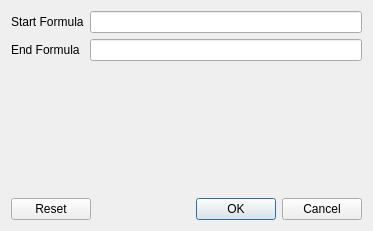
<?xml version="1.0" encoding="UTF-8"?>
<ui version="4.0">
 <class>NewSolutionDialog</class>
 <widget class="QDialog" name="NewSolutionDialog">
  <property name="geometry">
   <rect>
    <x>0</x>
    <y>0</y>
    <width>373</width>
    <height>231</height>
   </rect>
  </property>
  <property name="windowTitle">
   <string>New Solution</string>
  </property>
  <layout class="QVBoxLayout" name="verticalLayout">
   <item>
    <layout class="QFormLayout" name="formLayout">
     <item row="0" column="0">
      <widget class="QLabel" name="startFormulaLabel">
       <property name="text">
        <string>Start Formula</string>
       </property>
      </widget>
     </item>
     <item row="0" column="1">
      <widget class="QLineEdit" name="startFormulaLineEdit"/>
     </item>
     <item row="1" column="0">
      <widget class="QLabel" name="endFormulaLabel">
       <property name="text">
        <string>End Formula</string>
       </property>
      </widget>
     </item>
     <item row="1" column="1">
      <widget class="QLineEdit" name="endFormulaLineEdit"/>
     </item>
    </layout>
   </item>
   <item>
    <widget class="InputPanel" name="inputPanel" native="true">
     <property name="sizePolicy">
      <sizepolicy hsizetype="Preferred" vsizetype="Preferred">
       <horstretch>0</horstretch>
       <verstretch>0</verstretch>
      </sizepolicy>
     </property>
    </widget>
   </item>
   <item>
    <widget class="QDialogButtonBox" name="buttonBox">
     <property name="orientation">
      <enum>Qt::Horizontal</enum>
     </property>
     <property name="standardButtons">
      <set>QDialogButtonBox::Cancel|QDialogButtonBox::Ok|QDialogButtonBox::Reset</set>
     </property>
     <property name="centerButtons">
      <bool>false</bool>
     </property>
    </widget>
   </item>
  </layout>
 </widget>
 <customwidgets>
  <customwidget>
   <class>InputPanel</class>
   <extends>QWidget</extends>
   <header>inputpanel.hpp</header>
   <container>1</container>
  </customwidget>
 </customwidgets>
 <resources/>
 <connections>
  <connection>
   <sender>buttonBox</sender>
   <signal>accepted()</signal>
   <receiver>NewSolutionDialog</receiver>
   <slot>accept()</slot>
   <hints>
    <hint type="sourcelabel">
     <x>248</x>
     <y>254</y>
    </hint>
    <hint type="destinationlabel">
     <x>157</x>
     <y>274</y>
    </hint>
   </hints>
  </connection>
  <connection>
   <sender>buttonBox</sender>
   <signal>rejected()</signal>
   <receiver>NewSolutionDialog</receiver>
   <slot>reject()</slot>
   <hints>
    <hint type="sourcelabel">
     <x>316</x>
     <y>260</y>
    </hint>
    <hint type="destinationlabel">
     <x>286</x>
     <y>274</y>
    </hint>
   </hints>
  </connection>
 </connections>
</ui>
